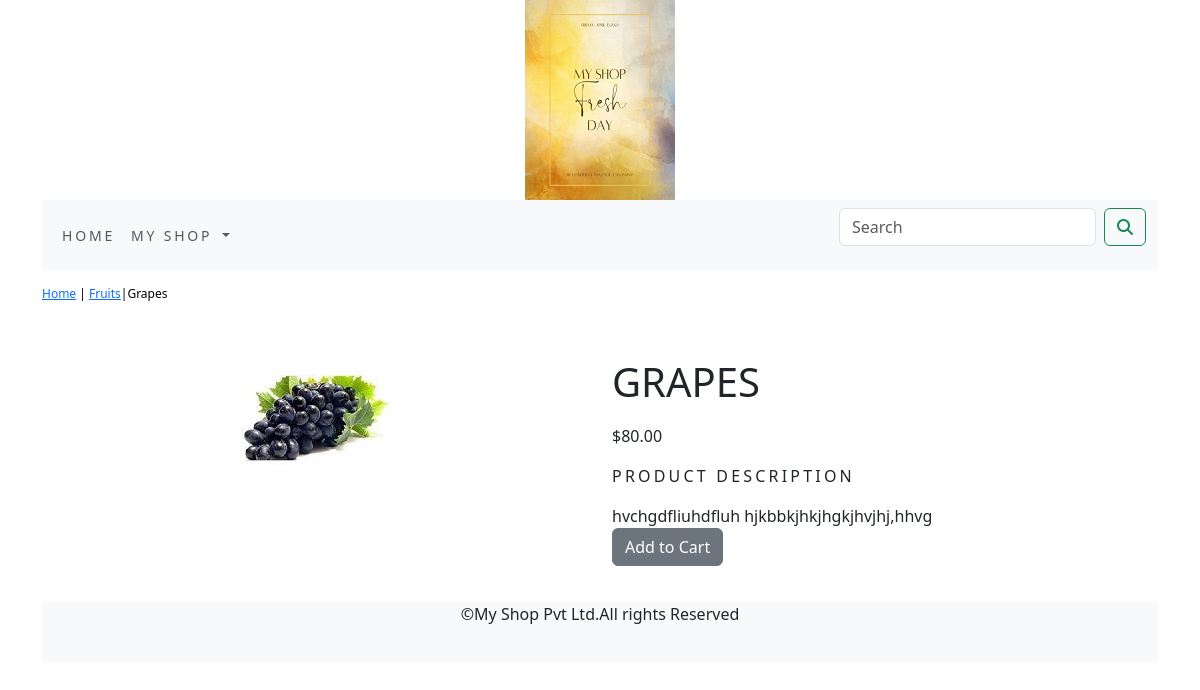
/cart/fruits/grapes/, run on the app's committed database.
### cart/models.py (models this page shows, shortened)
class Product(models.Model):
    name=models.CharField(max_length=250,unique=True)
    slug=models.SlugField(max_length=250,unique=True)
    description=models.TextField(blank=True)
    price=models.DecimalField(max_digits=10,decimal_places=2)
    category=models.ForeignKey(Category,on_delete=models.CASCADE)
    image=models.ImageField(upload_to='product',blank=True)
    stock=models.IntegerField()
    available=models.BooleanField(default=True)
    created=models.DateTimeField(auto_now_add=True)
    updated=models.DateField(auto_now=True)
    class Meta:
        ordering=('name',)
        verbose_name='product'
        verbose_name_plural='products'

class Category(models.Model):
    name=models.CharField(max_length=250,unique=True)
    slug=models.SlugField(max_length=250,unique=True)
    description=models.TextField(blank=True)
    image=models.ImageField(upload_to='category',blank=True)
    class Meta:
        ordering=('name',)
        verbose_name='category'
        verbose_name_plural='categories'
    def get_url(self):
        return reverse('cart:products_by_category', args=[self.slug])
    def __str__(self):
        return '{}'.format(self.name)

### cart/views.py (the view)
# urls.py: path('<slug:c_slug>/<slug:product_slug>/', views.proDetail, name='prodCatdetail')
def proDetail(request,c_slug,product_slug):
    try:
        product=Product.objects.get(category__slug=c_slug,slug=product_slug)
    except Exception as e:
        raise e
    return render(request,'product.html',{'product':product})

### addcart/context_processors.py (called while the page is built)
def counter(request):
    item_count=0
    if 'admin' in request.path:
        return{}
    else:
        try:
            cart=Cart.objects.filter(cart_id=_cart_id(request))
            car_items=CartItem.objects.all().filter(cart=cart[:1])
            for cart_item in car_items:
                item_count +=cart_item.quantity
        except Cart.DoesNotExit:
            item_count =0
    return dict(item_count=item_count)

### addcart/views.py (called while the page is built)
def _cart_id(request):
    cart=request.session.session_key
    if not cart:
        cart=request.session.create()
    return cart

### cart/context_processors.py (called while the page is built)
def menu_links(request):
    links=Category.objects.all()
    return dict(links=links)

### template/product.html (shortened to what this page needs)
{% extends 'base.html' %}
{% load static %}
{% block content %}
<div class="row my_prod_row_class">
  <div class="mx_auto">
    <p><a href="{% url 'cart:allProdCat' %}">Home</a> | <a href="{{ product.category.get_url }}">{{product.category}}</a>|{{product.name}}</p>
  </div>
<div class="container">
<br>
<div class="row">
  <div class="col-12 col-sm-12 col-md-12 col-lg-6 text-center">
    <div style="min-width:18em">
      <img src="{{product.image.url}}" alt="{{product.name}}">
    </div>
  </div>
  <div class="col-12 col-sm-12 col-md-12 col-lg-6">
    <div>
    <h1 class="my_prod_title">{{product.name}}</h1>
    <p>${{product.price}}</p>
    <p class="my_title">Product Description</p>
    <p class="text-justify my-rod-text">{{product.description}}</pclass>
     <br>
    {% if product.stock <= 0 %}
    <p class="text-justify my_prod_text"><b>Out of Stock </b></p>
    {% else %}
    <a class="btn btn-secondary" href="{% url 'addcart:add_cart' product.id %}">Add to Cart </a>
    {% endif %}
    </div>
  </div>
</div>
</div>
{% endblock %}

### static/css/custom.css (style rules this page uses)
body { font-family: 'Roboto', sans-serif; }
.my_title { font-size:16px; text-transform:uppercase; letter-spacing:.20em; }
.my_prod_row_class { padding-top:15px; padding-bottom:20px; }
.my_prod_row_class .mx_auto { color:#000; font-size:12px; text-decoration:none; }
.my_prod_title { font_size:16px; text-transform:uppercase; letter-spacing=.2em; padding-top:15px; padding-bottom:10px; }

### data on the page
Product: category "Fruits", name "Grapes", image (picture), name "GRAPES", price "80.00", description "hvchgdfliuhdfluh hjkbbkjhkjhgkjhvjhj,hhvg"
